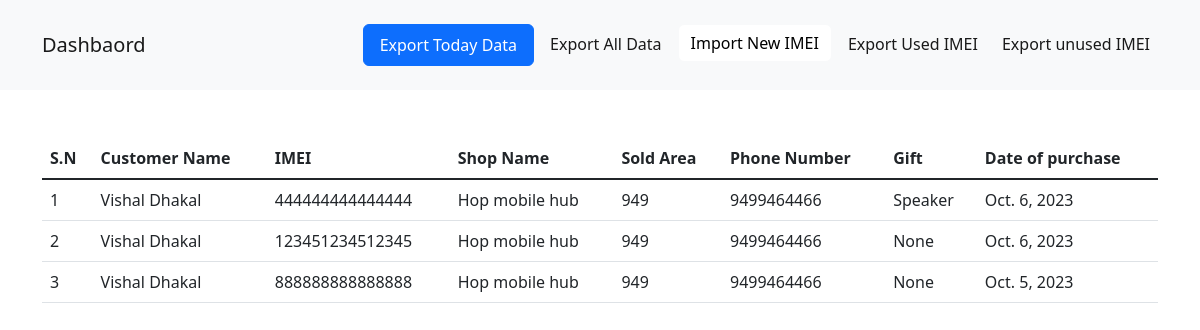
Screenshot of /dash/ with the database file from the repository.
### gifts/models.py (models this page shows, shortened)
class Customer(models.Model):
    CAMPAIGN_CHOICES = [
        ("Facebook Ads", "Facebook Ads"),
        ("Reatil Shop", "Reatil Shop"),
        ("Google Ads", "Google Ads"),
        ("Others", "Others"),
    ]
    customer_name = models.CharField(max_length=400)
    shop_name = models.TextField()
    sold_area = models.CharField(max_length=800)
    phone_number = models.CharField(max_length=400)
    phone_model = models.CharField(max_length=400)
    sale_status = models.CharField(max_length=400, default="SOLD")
    prize_details = models.CharField(
        max_length=900, default="Happy Dashain and Tihar")
    gift = models.ForeignKey(Gift, on_delete=models.CASCADE, null=True)
    imei = models.CharField(max_length=400)
    date_of_purchase = models.DateField(auto_now_add=True, auto_now=False)
    how_know_about_campaign = models.CharField(
        max_length=800, choices=CAMPAIGN_CHOICES)
    recharge_card = models.ForeignKey(RechargeCard, on_delete=models.CASCADE,null=True,related_name="recharge_card")
    ntc_recharge_card = models.BooleanField(default=False)
    amount_of_card = models.IntegerField(default=50)
    profession =  models.CharField(max_length=400, default="None")
    class Meta:
        ordering = ("-date_of_purchase",)

class Gift(models.Model):
    name = models.CharField(max_length=400)
    image_url = models.FileField()
    def __str__(self):
        return self.name

### gifts/views.py (the view)
# urls.py: path('dash/', adminIndex,name = 'adminIndexx'),
def adminIndex(request):
    customerss = Customer.objects.all()
    ctx = {
        "customers": customerss
    }
    return render(request, "admin2/index.html", ctx)

### templates/admin2/index.html (shortened to what this page needs)
<!DOCTYPE html>
<html lang="en">
<head>
     <link href="https://cdn.jsdelivr.net/npm/bootstrap@5.2.3/dist/css/bootstrap.min.css" rel="stylesheet"
>
</head>
<body>
     <nav class="navbar navbar-expand-lg bg-light">
          <div class="container py-3">
               <a class="navbar-brand" href="#" class="fw-bold fs-5">Dashbaord</a>
               <div class="collapse navbar-collapse" id="navbarSupportedContent">
                    <ul class="navbar-nav ms-auto mb-2 mb-lg-0">
                         <li class="nav-item ms-2">
                              <a class="nav-link btn btn-primary text-white px-3" aria-current="page" href="#">Export
                                   Today
                                   Data</a>
                         </li>
                         <li class="nav-item ms-2">
                              <a class="nav-link active" aria-current="page" href="#">Export All Data</a>
                         </li>
                         <li class="nav-item ms-2">
                              <button type="button" class="btn btn-light bg-white" data-bs-toggle="modal"
                                   data-bs-target="#exampleModal">
                                   Import New IMEI
                              </button>
                         </li>
                         <li class="nav-item ms-2">
                              <a class="nav-link active" aria-current="page" href="#">Export Used IMEI</a>
                         </li>
                         <li class="nav-item ms-2">
                              <a class="nav-link active" aria-current="page" href="#">Export unused IMEI</a>
                         </li>
                    </ul>
               </div>
          </div>
     </nav>
     <div class="container py-5">
          <table class="table">
               <thead>
                    <tr>
                         <th scope="col">S.N</th>
                         <th scope="col">Customer Name</th>
                         <th scope="col">IMEI</th>
                         <th scope="col">Shop Name</th>
                         <th scope="col">Sold Area</th>
                         <th scope="col">Phone Number</th>
                         <th scope="col">Gift</th>
                         <th scope="col">Date of purchase</th>
                    </tr>
               </thead>
               <tbody class="table-group-divider">
                    {% for cust in customers %}
                    <tr>
                         <td>{{ forloop.counter }}</td>
                         <td>{{cust.customer_name}}</td>
                         <td>{{cust.imei}}</td>
                         <td>{{cust.shop_name}}</td>
                         <td>{{cust.sold_area}}</td>
                         <td>{{cust.phone_number}}</td>
                         <td>{{cust.gift}}</td>
                         <td>{{cust.date_of_purchase}}</td>
                    </tr>
                    {% endfor %}
               </tbody>
          </table>
     </div>
</body>
</html>

### rows the page displays
Customer: customer_name "Vishal Dhakal", imei "444444444444444", shop_name "Hop mobile hub", sold_area "949", phone_number "9499464466", gift "Speaker", date_of_purchase "Oct. 6, 2023"
Customer: customer_name "Vishal Dhakal", imei "123451234512345", shop_name "Hop mobile hub", sold_area "949", phone_number "9499464466", gift "None", date_of_purchase "Oct. 6, 2023"
Customer: customer_name "Vishal Dhakal", imei "888888888888888", shop_name "Hop mobile hub", sold_area "949", phone_number "9499464466", gift "None", date_of_purchase "Oct. 5, 2023"
